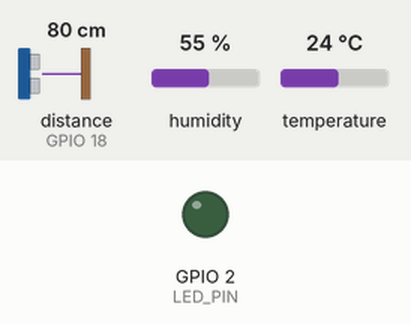
This sketch was run on a simulated ESP32. On the bench: output pins drawn as LEDs (lit = HIGH). The test bench sets the inputs (shaded band); at power-on: distance to the obstacle (sensor on GPIO 18) 80 cm, humidity 55 %, temperature 24 °C. The echo pulse lasts 58.3 µs per cm; WiFi joins after 1.5 s; servers stay silent unless stated; the local clock reads 2024-03-15 10:24:30 at power-on unless the sketch sets it; no MQTT or app messages arrive unless stated; pins used as bus, display or sensor lines are not drawn; what the sketch prints to the serial monitor is not drawn.

Above: at 3.2 s.
At 5.06 s:
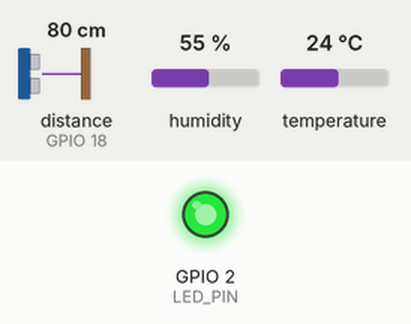
Timing chart, 0 to 8.0 s (numbered marks = the images above):
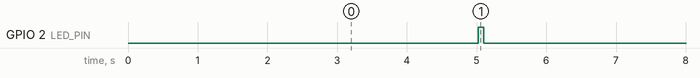

The sketch:

sketch.ino
```cpp
// Bai 2 - Thu thap du lieu IoT: ESP32 (Wokwi) -> MQTT broker cong cong -> Python collector -> InfluxDB
// Giu nguyen mach Bai 1 (DHT22 GPIO15, HC-SR04 TRIG5/ECHO18, LED GPIO2).
// Khac Bai 1: gui len broker chung (khong dung token ThingsBoard), them device_id + ts (NTP, ms) de do do tre.
#include <WiFi.h>
#include <PubSubClient.h>
#include <DHTesp.h>
#include <time.h>
#include <sys/time.h>

const char* WIFI_SSID = "Wokwi-GUEST";
const char* WIFI_PASSWORD = "";

const char* MQTT_SERVER = "broker.hivemq.com";   // co the doi: broker.emqx.io / test.mosquitto.org
const int   MQTT_PORT = 1883;
const char* DEVICE_ID = "b23dccn435-esp32-01";   // <-- doi thanh MSSV cua ban (viet thuong)
// Topic chuan: iot/<mssv>/<bai>/<device>/<loai>
const char* TOPIC_TELEMETRY = "iot/b23dccn435/lab2/esp32-01/telemetry";
const char* TOPIC_STATUS    = "iot/b23dccn435/lab2/esp32-01/status";

const int DHT_PIN = 15, TRIG_PIN = 5, ECHO_PIN = 18, LED_PIN = 2;
const unsigned long SEND_INTERVAL_MS = 5000;

WiFiClient wifiClient;
PubSubClient mqttClient(wifiClient);
DHTesp dht;
unsigned long lastSend = 0, sequenceNo = 0;

void connectWiFi() {
  WiFi.begin(WIFI_SSID, WIFI_PASSWORD, 6);
  Serial.print("Connecting WiFi");
  while (WiFi.status() != WL_CONNECTED) { delay(500); Serial.print("."); }
  Serial.println(" connected");
}

void syncTime() {
  configTime(0, 0, "pool.ntp.org", "time.google.com");
  Serial.print("Sync NTP");
  while (time(nullptr) < 1700000000) { delay(300); Serial.print("."); }
  Serial.println(" ok");
}

uint64_t nowMs() {
  struct timeval tv;
  gettimeofday(&tv, nullptr);
  return (uint64_t)tv.tv_sec * 1000ULL + tv.tv_usec / 1000;
}

void connectMQTT() {
  while (!mqttClient.connected()) {
    String clientId = String("ESP32-Lab2-") + String((uint32_t)ESP.getEfuseMac(), HEX);
    Serial.print("Connecting MQTT...");
    // Last Will: broker tu dong bao "offline" neu thiet bi mat ket noi dot ngot
    if (mqttClient.connect(clientId.c_str(), nullptr, nullptr, TOPIC_STATUS, 1, true, "offline")) {
      Serial.println(" connected");
      mqttClient.publish(TOPIC_STATUS, "online", true);
    } else {
      Serial.printf(" failed, rc=%d. Retry in 2 s\n", mqttClient.state());
      delay(2000);
    }
  }
}

float readDistanceCm() {
  digitalWrite(TRIG_PIN, LOW);  delayMicroseconds(2);
  digitalWrite(TRIG_PIN, HIGH); delayMicroseconds(10);
  digitalWrite(TRIG_PIN, LOW);
  unsigned long duration = pulseIn(ECHO_PIN, HIGH, 30000);
  if (duration == 0) return NAN;
  return duration * 0.0343f / 2.0f;
}

void setup() {
  Serial.begin(115200);
  pinMode(TRIG_PIN, OUTPUT); pinMode(ECHO_PIN, INPUT); pinMode(LED_PIN, OUTPUT);
  dht.setup(DHT_PIN, DHTesp::DHT22);
  connectWiFi();
  syncTime();
  mqttClient.setServer(MQTT_SERVER, MQTT_PORT);
  mqttClient.setBufferSize(384);
}

void loop() {
  if (WiFi.status() != WL_CONNECTED) connectWiFi();
  if (!mqttClient.connected()) connectMQTT();
  mqttClient.loop();

  unsigned long now = millis();
  if (now - lastSend < SEND_INTERVAL_MS) return;
  lastSend = now;

  TempAndHumidity d = dht.getTempAndHumidity();
  float dist = readDistanceCm();
  if (!isfinite(d.temperature) || !isfinite(d.humidity) || !isfinite(dist)) {
    Serial.println("Invalid sensor data - skip publish");
    return;
  }

  sequenceNo++;
  char payload[320];
  snprintf(payload, sizeof(payload),
    "{\"device_id\":\"%s\",\"ts\":%llu,\"sequence\":%lu,\"uptime_s\":%lu,"
    "\"temperature\":%.2f,\"humidity\":%.2f,\"distance_cm\":%.2f,\"rssi\":%d}",
    DEVICE_ID, (unsigned long long)nowMs(), sequenceNo, millis() / 1000,
    d.temperature, d.humidity, dist, WiFi.RSSI());

  bool ok = mqttClient.publish(TOPIC_TELEMETRY, payload);
  Serial.printf("%s | publish=%s\n", payload, ok ? "OK" : "FAILED");
  digitalWrite(LED_PIN, HIGH); delay(80); digitalWrite(LED_PIN, LOW);
}
```

Measured:
- by itself, GPIO 2 (LED_PIN): alternates HIGH for 0.08 s and LOW for 4.9 s
